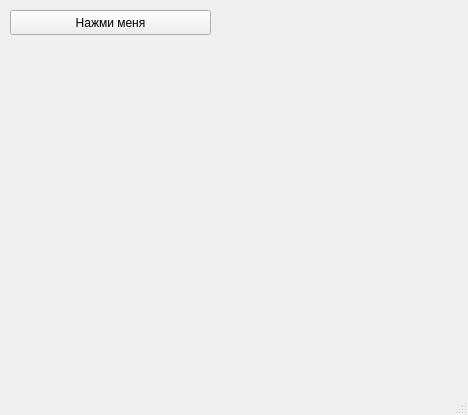
<?xml version="1.0" encoding="UTF-8"?>
<ui version="4.0">
 <class>MainWindow</class>
 <widget class="QMainWindow" name="MainWindow">
  <property name="geometry">
   <rect>
    <x>0</x>
    <y>0</y>
    <width>468</width>
    <height>415</height>
   </rect>
  </property>
  <property name="windowTitle">
   <string>MainWindow</string>
  </property>
  <widget class="QWidget" name="centralwidget">
   <widget class="QPushButton" name="pushButton">
    <property name="geometry">
     <rect>
      <x>10</x>
      <y>10</y>
      <width>201</width>
      <height>25</height>
     </rect>
    </property>
    <property name="text">
     <string>Нажми меня</string>
    </property>
   </widget>
  </widget>
  <widget class="QMenuBar" name="menubar">
   <property name="geometry">
    <rect>
     <x>0</x>
     <y>0</y>
     <width>468</width>
     <height>22</height>
    </rect>
   </property>
  </widget>
  <widget class="QStatusBar" name="statusbar"/>
 </widget>
 <resources/>
 <connections/>
</ui>
